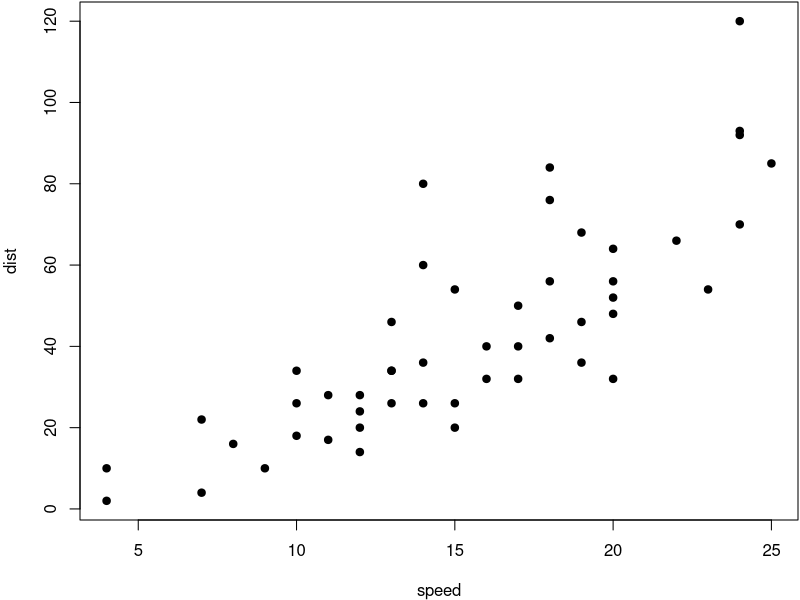

R code for this plot:

## ----setup, include=FALSE------------------------------------------------
library(knitr)
# to base64 encode images
opts_knit$set(upload.fun = image_uri)


## ----cars-demo-----------------------------------------------------------
summary(cars)
fit=lm(dist~speed, data=cars)
summary(fit)


## ----cars-plot, fig.width=7, fig.height=6, fig.align='center'------------
par(mar=c(4,4,.1,.1))
plot(cars, pch=19)


## ----setup, eval=FALSE---------------------------------------------------
## library(knitr)
## # to base64 encode images
## opts_knit$set(upload.fun = image_uri)


